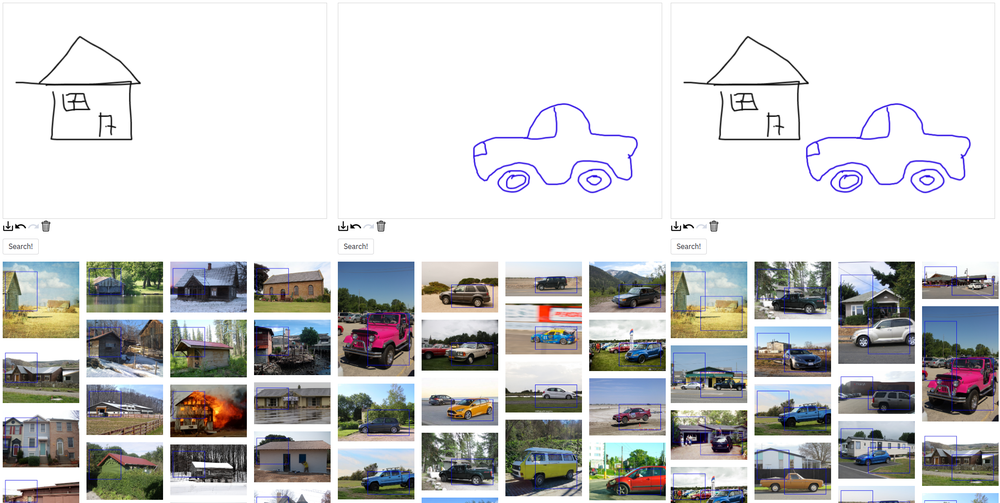
#> input picture examples/header.png, 1000 x 503 px, shrunk from 2220 x 1117 before the run
$ python -i bwmorph.py   (imports and definitions only)   (older library calls are emulated)
#> lines starting #> are read from the running program, lines starting #| are printed output that depends on the picture; after the words box and inside, x2 and y2 are one past the last pixel; in counts of white or black regions, pixels touching at a corner belong together
#> further down, picture is the input picture: PIL image 1000x503 RGB; mean R, G, B 202.6, 202.8, 202.6
# -*- coding: utf-8 -*-
"""
https://gist.github.com/joefutrelle/562f25bbcf20691217b8
more cool things can be found at:
https://gist.github.com/joefutrelle/starred
"""

import numpy as np
from scipy import ndimage as ndi
from PIL import Image

# lookup tables for bwmorph_thin

G123_LUT = np.array([0, 0, 0, 0, 0, 0, 0, 0, 0, 0, 0, 0, 0, 0, 1, 0, 0, 0, 0, 0, 1, 0, 1,
                     0, 0, 0, 0, 0, 1, 0, 1, 0, 0, 0, 0, 0, 0, 0, 0, 0, 0, 0, 0, 0, 0, 0,
                     0, 0, 0, 0, 0, 0, 1, 0, 1, 0, 1, 0, 0, 0, 1, 0, 1, 0, 0, 0, 0, 0, 0,
                     0, 0, 0, 0, 0, 0, 0, 0, 0, 0, 0, 1, 0, 0, 0, 1, 0, 1, 0, 1, 0, 0, 0,
                     1, 0, 1, 0, 0, 0, 0, 0, 0, 0, 0, 0, 0, 0, 0, 0, 0, 0, 0, 0, 1, 0, 0,
                     0, 1, 0, 1, 0, 1, 0, 0, 0, 1, 0, 1, 0, 0, 0, 0, 0, 0, 0, 0, 0, 0, 0,
                     0, 0, 0, 0, 0, 0, 0, 0, 0, 0, 0, 0, 0, 0, 0, 0, 0, 0, 0, 0, 0, 0, 0,
                     0, 0, 0, 0, 0, 0, 0, 0, 0, 0, 0, 0, 0, 0, 0, 0, 0, 0, 0, 0, 0, 0, 0,
                     0, 0, 0, 0, 0, 0, 0, 0, 0, 1, 0, 0, 0, 0, 0, 0, 0, 0, 0, 0, 0, 0, 0,
                     0, 1, 1, 0, 0, 1, 0, 0, 0, 1, 1, 0, 0, 1, 0, 0, 0, 1, 1, 0, 0, 0, 0,
                     0, 0, 0, 0, 0, 0, 0, 0, 0, 0, 1, 1, 0, 0, 1, 0, 0, 0, 1, 1, 0, 0, 1,
                     0, 0, 0], dtype=np.bool)

G123P_LUT = np.array([0, 0, 0, 0, 0, 1, 0, 1, 0, 0, 0, 0, 0, 1, 1, 1, 0, 0, 0, 0, 0, 0, 0,
                      0, 0, 0, 0, 0, 1, 1, 1, 1, 0, 0, 0, 0, 0, 0, 0, 0, 0, 0, 0, 0, 0, 0,
                      0, 0, 0, 0, 0, 0, 0, 0, 0, 0, 0, 0, 0, 0, 0, 0, 0, 0, 0, 1, 0, 1, 0,
                      1, 0, 1, 0, 0, 0, 0, 0, 1, 0, 1, 0, 0, 0, 0, 0, 0, 0, 0, 0, 0, 0, 0,
                      0, 0, 0, 0, 0, 1, 0, 1, 0, 1, 0, 1, 0, 0, 0, 0, 0, 0, 0, 0, 0, 0, 0,
                      0, 0, 0, 0, 0, 0, 0, 0, 0, 0, 0, 0, 0, 0, 0, 0, 1, 0, 1, 0, 1, 0, 0,
                      0, 0, 0, 1, 0, 1, 0, 0, 0, 0, 0, 0, 0, 0, 0, 0, 0, 0, 0, 1, 0, 1, 0,
                      0, 0, 0, 0, 0, 0, 0, 0, 0, 0, 0, 0, 0, 0, 0, 0, 0, 0, 0, 0, 0, 0, 0,
                      0, 0, 0, 0, 0, 0, 0, 0, 0, 1, 0, 1, 0, 1, 0, 1, 0, 0, 0, 0, 0, 1, 0,
                      1, 0, 0, 0, 0, 0, 0, 0, 0, 0, 0, 0, 0, 0, 0, 0, 0, 1, 1, 0, 1, 0, 1,
                      0, 1, 0, 0, 0, 0, 0, 0, 0, 0, 0, 0, 0, 0, 0, 0, 0, 0, 0, 0, 0, 0, 0,
                      0, 0, 0], dtype=np.bool)


class Skeletonize(object):
    def __init__(self, bw_threshold=250):
        self.thres = bw_threshold

    def __call__(self, pil_img):
        img = np.array(pil_img.convert('L')) < self.thres
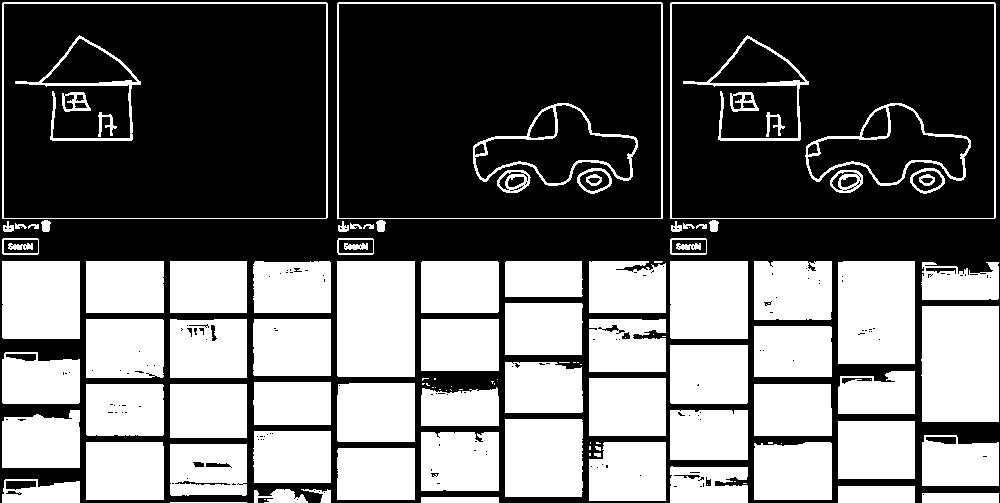
#> img: shape (503, 1000) bool; 42.2% white; 123 white regions (35 under 20 px), largest, box (x1, y1, x2, y2) and area: (337, 261, 415, 377) 9047, (921, 306, 999, 422) 8935, (838, 261, 915, 364) 7904
        img = bwmorph_thin(img)
        img = Image.fromarray(np.uint8(255 * (1 - img)))
        return img.convert('RGB')


def bwmorph_thin(image, n_iter=None):
    """
    Perform morphological thinning of a binary image

    Parameters
    ----------
    image : binary (M, N) ndarray
        The image to be thinned.

    n_iter : int, number of iterations, optional
        Regardless of the value of this parameter, the thinned image
        is returned immediately if an iteration produces no change.
        If this parameter is specified it thus sets an upper bound on
        the number of iterations performed.

    Returns
    -------
    out : ndarray of bools
        Thinned image.

    See also
    --------
    skeletonize

    Notes
    -----
    This algorithm [1]_ works by making multiple passes over the image,
    removing pixels matching a set of criteria designed to thin
    connected regions while preserving eight-connected components and
    2 x 2 squares [2]_. In each of the two sub-iterations the algorithm
    correlates the intermediate skeleton image with a neighborhood mask,
    then looks up each neighborhood in a lookup table indicating whether
    the central pixel should be deleted in that sub-iteration.

    References
    ----------
    .. [1] Z. Guo and R. W. Hall, "Parallel thinning with
           two-subiteration algorithms," Comm. ACM, vol. 32, no. 3,
           pp. 359-373, 1989.
    .. [2] Lam, L., Seong-Whan Lee, and Ching Y. Suen, "Thinning
           Methodologies-A Comprehensive Survey," IEEE Transactions on
           Pattern Analysis and Machine Intelligence, Vol 14, No. 9,
           September 1992, p. 879

    Examples
    --------
    >>> square = np.zeros((7, 7), dtype=np.uint8)
    >>> square[1:-1, 2:-2] = 1
    >>> square[0,1] =  1
    >>> square
    array([[0, 1, 0, 0, 0, 0, 0],
           [0, 0, 1, 1, 1, 0, 0],
           [0, 0, 1, 1, 1, 0, 0],
           [0, 0, 1, 1, 1, 0, 0],
           [0, 0, 1, 1, 1, 0, 0],
           [0, 0, 1, 1, 1, 0, 0],
           [0, 0, 0, 0, 0, 0, 0]], dtype=uint8)
    >>> skel = bwmorph_thin(square)
    >>> skel.astype(np.uint8)
    array([[0, 1, 0, 0, 0, 0, 0],
           [0, 0, 1, 0, 0, 0, 0],
           [0, 0, 0, 1, 0, 0, 0],
           [0, 0, 0, 1, 0, 0, 0],
           [0, 0, 0, 1, 0, 0, 0],
           [0, 0, 0, 0, 0, 0, 0],
           [0, 0, 0, 0, 0, 0, 0]], dtype=uint8)
    """
    # check parameters
    if n_iter is None:
        n = -1
    elif n_iter <= 0:
        raise ValueError('n_iter must be > 0')
    else:
        n = n_iter

    # check that we have a 2d binary image, and convert it
    # to uint8
    skel = np.array(image).astype(np.uint8)

    if skel.ndim != 2:
        raise ValueError('2D array required')
    if not np.all(np.in1d(image.flat, (0, 1))):
        raise ValueError('Image contains values other than 0 and 1')

    # neighborhood mask
    mask = np.array([[8, 4, 2],
                     [16, 0, 1],
                     [32, 64, 128]], dtype=np.uint8)

    # iterate either 1) indefinitely or 2) up to iteration limit
    while n != 0:
        before = np.sum(skel)  # count points before thinning

        # for each subiteration
        for lut in [G123_LUT, G123P_LUT]:
            # correlate image with neighborhood mask
            N = ndi.correlate(skel, mask, mode='constant')
            # take deletion decision from this subiteration's LUT
            D = np.take(lut, N)
            # perform deletion
            skel[D] = 0

        after = np.sum(skel)  # coint points after thinning

        if before == after:
            # iteration had no effect: finish
            break

        # count down to iteration limit (or endlessly negative)
        n -= 1
#> this loop made 40 passes
#> (before, after) on passes 1 to 12: (212462, 190697), (190697, 176778), (176778, 164173), (164173, 152244), (152244, 141007), (141007, 130457), (130457, 120403), (120403, 110874), (110874, 102030), (102030, 93695), (93695, 85832), (85832, 78426)
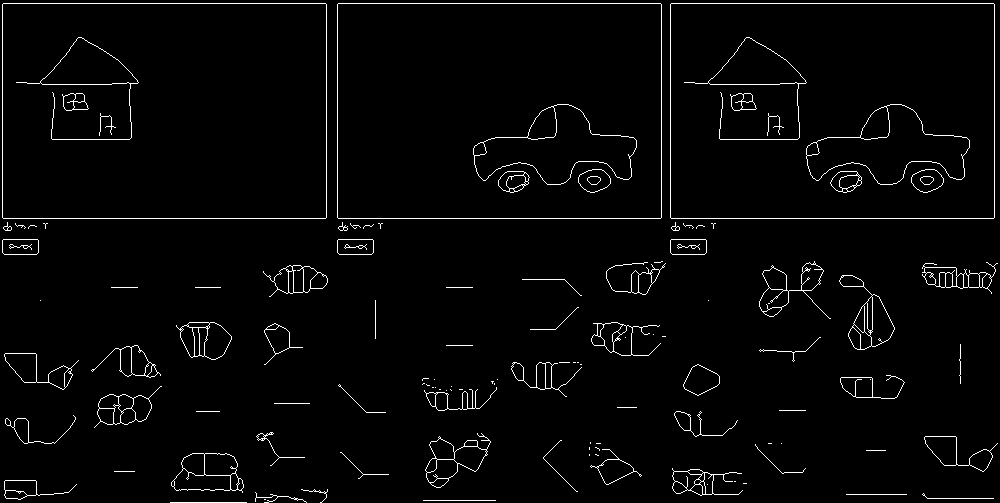
#> skel: shape (503, 1000); values 0 (black) and 1 (white), 2.6% white in thin lines or dots
#> after the loop, n = -40

    return skel.astype(np.bool)


"""
# here's how to make the LUTs

def nabe(n):
    return np.array([n>>i&1 for i in range(0,9)]).astype(np.bool)

def hood(n):
    return np.take(nabe(n), np.array([[3, 2, 1],
                                      [4, 8, 0],
                                      [5, 6, 7]]))
def G1(n):
    s = 0
    bits = nabe(n)
    for i in (0,2,4,6):
        if not(bits[i]) and (bits[i+1] or bits[(i+2) % 8]):
            s += 1
    return s==1

g1_lut = np.array([G1(n) for n in range(256)])

def G2(n):
    n1, n2 = 0, 0
    bits = nabe(n)
    for k in (1,3,5,7):
        if bits[k] or bits[k-1]:
            n1 += 1
        if bits[k] or bits[(k+1) % 8]:
            n2 += 1
    return min(n1,n2) in [2,3]

g2_lut = np.array([G2(n) for n in range(256)])

g12_lut = g1_lut & g2_lut

def G3(n):
    bits = nabe(n)
    return not((bits[1] or bits[2] or not(bits[7])) and bits[0])

def G3p(n):
    bits = nabe(n)
    return not((bits[5] or bits[6] or not(bits[3])) and bits[4])

g3_lut = np.array([G3(n) for n in range(256)])
g3p_lut = np.array([G3p(n) for n in range(256)])

g123_lut  = g12_lut & g3_lut
g123p_lut = g12_lut & g3p_lut
"""

>>> from PIL import Image
>>> picture = Image.open('../../examples/header.png')
>>> result = Skeletonize()(picture)
#> in __call__, `img = Image.fromarray(np.uint8(255 * (1 - img)))`: img: PIL image 1000x503 L; 97.4% white; black in thin lines or dots
#> in __call__, `return img.convert('RGB')`: returned value: PIL image 1000x503 RGB; 97.4% white; black in thin lines or dots
